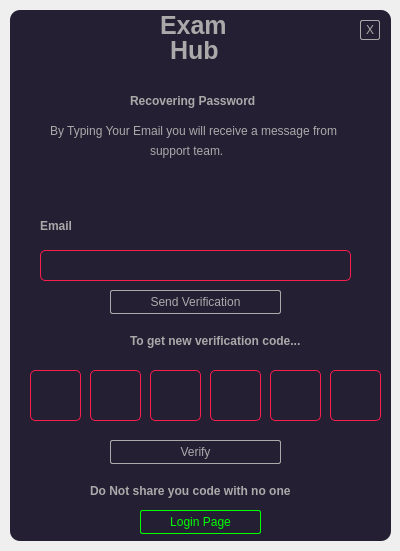
<?xml version="1.0" encoding="UTF-8"?>
<ui version="4.0">
 <class>forgetpassword</class>
 <widget class="QDialog" name="forgetpassword">
  <property name="geometry">
   <rect>
    <x>0</x>
    <y>0</y>
    <width>400</width>
    <height>551</height>
   </rect>
  </property>
  <property name="windowTitle">
   <string>Dialog</string>
  </property>
  <property name="styleSheet">
   <string notr="true">QFrame{
background-color:#251F33;
border-radius: 10px;
}
QLineEdit {
    qproperty-alignment: 'AlignCenter';
}</string>
  </property>
  <widget class="QFrame" name="frame">
   <property name="geometry">
    <rect>
     <x>10</x>
     <y>10</y>
     <width>381</width>
     <height>531</height>
    </rect>
   </property>
   <property name="styleSheet">
    <string notr="true">QPushButton{
background-color: #251F33;
}
#pushButton{
border-radius: 5px;
}
#pushButton:hover{
border-radius: 5px;
background-color:#ff1f33
}
QLineEdit{
border: 1px solid #FA1E4E;
color: #aaaaaa;
border-radius:5px;
background-color:#251F33;
text-align: center;
}

QLineEdit:hover{
color: #aaaaaa;
border: 1px solid #01FE01;
}
#pass_forgot{
color: #aaaaaa;
font-family: 'Special Gothic Condensed One', sans-serif;
border:none;
border-left: 1px solid #aaaaaa;
}
#pass_forgot:hover{
color:#bbbbbb;
}
#verifyButton{
color: #aaaaaa;
font-family: 'Special Gothic Condensed One', sans-serif;
border-radius:2px;
border:1px solid #aaaaaa;
}
#verifyButton:hover{
color:#251f33;
border :1px solid #bbbbbb;
background-color: #aaaaaa;
}
#pushButton_2{
color: #aaaaaa;
font-family: 'Special Gothic Condensed One', sans-serif;
border-radius:2px;
border:1px solid #aaaaaa;
}
#pushButton_2:hover{
color:#251f33;
border :1px solid #bbbbbb;
background-color: #aaaaaa;
}
#pushButton_3{
color: #01FE01;
font-family: 'Special Gothic Condensed One', sans-serif;
border-radius:2px;
border:1px solid #01FE01;
}
#pushButton_3:hover{
color:#251f33;
border :1px solid #bbbbbb;
background-color: #aaaaaa;
}
#pushButton{
color: #aaaaaa;
font-family: 'Special Gothic Condensed One', sans-serif;
border-radius:2px;
border:1px solid #aaaaaa;
}
#pushButton:hover{
color:#251f33;
border :1px solid #bbbbbb;
background-color: #aaaaaa;
}
#label{
color: #aaaaaa;
font-family: 'Special Gothic Condensed One', sans-serif;
font-weight:bold;
}
#label_timer{
color: #aaaaaa;
font-family: 'Special Gothic Condensed One', sans-serif;
font-weight:bold;
}
#label_2{
color: #aaaaaa;
font-family: 'Special Gothic Condensed One', sans-serif;
}
#label_3{
color: #aaaaaa;
font-family: 'Special Gothic Condensed One', sans-serif;
}
#exam{
font-family: 'Special Gothic Condensed One', sans-serif;
color:#aaaaaa;
font-size:25px;
font-weight:bold;
}
#label_4{
font-family: 'Special Gothic Condensed One', sans-serif;
color:#aaaaaa;
font-size:25px;
font-weight:bold;
}
#label_5{
font-family: 'Special Gothic Condensed One', sans-serif;
color:#aaaaaa;
font-weight:bold;
}

#label_6{
font-family: 'Special Gothic Condensed One', sans-serif;
color:#aaaaaa;
font-weight:bold;
}
#label_7{
font-family: 'Special Gothic Condensed One', sans-serif;
color:#aaaaaa;
font-weight:bold;
}</string>
   </property>
   <property name="frameShape">
    <enum>QFrame::Shape::StyledPanel</enum>
   </property>
   <property name="frameShadow">
    <enum>QFrame::Shadow::Raised</enum>
   </property>
   <widget class="QLabel" name="exam">
    <property name="geometry">
     <rect>
      <x>150</x>
      <y>0</y>
      <width>71</width>
      <height>31</height>
     </rect>
    </property>
    <property name="text">
     <string>Exam</string>
    </property>
   </widget>
   <widget class="QLabel" name="label_4">
    <property name="geometry">
     <rect>
      <x>160</x>
      <y>30</y>
      <width>51</width>
      <height>21</height>
     </rect>
    </property>
    <property name="text">
     <string>Hub</string>
    </property>
   </widget>
   <widget class="QLabel" name="label">
    <property name="geometry">
     <rect>
      <x>120</x>
      <y>80</y>
      <width>141</width>
      <height>21</height>
     </rect>
    </property>
    <property name="text">
     <string>Recovering Password</string>
    </property>
   </widget>
   <widget class="QLabel" name="label_2">
    <property name="geometry">
     <rect>
      <x>40</x>
      <y>110</y>
      <width>301</width>
      <height>21</height>
     </rect>
    </property>
    <property name="text">
     <string>By Typing Your Email you will receive a message from</string>
    </property>
   </widget>
   <widget class="QLabel" name="label_3">
    <property name="geometry">
     <rect>
      <x>140</x>
      <y>130</y>
      <width>81</width>
      <height>21</height>
     </rect>
    </property>
    <property name="text">
     <string>support team.</string>
    </property>
   </widget>
   <widget class="QLineEdit" name="emailLineEdit">
    <property name="geometry">
     <rect>
      <x>30</x>
      <y>240</y>
      <width>311</width>
      <height>31</height>
     </rect>
    </property>
    <property name="styleSheet">
     <string notr="true">text-align: center;</string>
    </property>
   </widget>
   <widget class="QLabel" name="label_5">
    <property name="geometry">
     <rect>
      <x>30</x>
      <y>200</y>
      <width>311</width>
      <height>31</height>
     </rect>
    </property>
    <property name="text">
     <string>Email</string>
    </property>
   </widget>
   <widget class="QPushButton" name="verifyButton">
    <property name="geometry">
     <rect>
      <x>100</x>
      <y>280</y>
      <width>171</width>
      <height>24</height>
     </rect>
    </property>
    <property name="text">
     <string>Send Verification</string>
    </property>
   </widget>
   <widget class="QLineEdit" name="lineEdit_2">
    <property name="geometry">
     <rect>
      <x>20</x>
      <y>360</y>
      <width>51</width>
      <height>51</height>
     </rect>
    </property>
    <property name="styleSheet">
     <string notr="true">font-size:30px;
font-weight:bold;
text-align: center;</string>
    </property>
   </widget>
   <widget class="QLineEdit" name="lineEdit_3">
    <property name="geometry">
     <rect>
      <x>80</x>
      <y>360</y>
      <width>51</width>
      <height>51</height>
     </rect>
    </property>
    <property name="styleSheet">
     <string notr="true">font-size:30px;
font-weight:bold;
text-align: center;</string>
    </property>
   </widget>
   <widget class="QLineEdit" name="lineEdit_4">
    <property name="geometry">
     <rect>
      <x>140</x>
      <y>360</y>
      <width>51</width>
      <height>51</height>
     </rect>
    </property>
    <property name="styleSheet">
     <string notr="true">font-size:30px;
font-weight:bold;
text-align: center;</string>
    </property>
   </widget>
   <widget class="QLineEdit" name="lineEdit_5">
    <property name="geometry">
     <rect>
      <x>200</x>
      <y>360</y>
      <width>51</width>
      <height>51</height>
     </rect>
    </property>
    <property name="styleSheet">
     <string notr="true">font-size:30px;
font-weight:bold;
text-align: center;</string>
    </property>
   </widget>
   <widget class="QLineEdit" name="lineEdit_6">
    <property name="geometry">
     <rect>
      <x>260</x>
      <y>360</y>
      <width>51</width>
      <height>51</height>
     </rect>
    </property>
    <property name="styleSheet">
     <string notr="true">font-size:30px;
font-weight:bold;
text-align: center;</string>
    </property>
   </widget>
   <widget class="QLineEdit" name="lineEdit_7">
    <property name="geometry">
     <rect>
      <x>320</x>
      <y>360</y>
      <width>51</width>
      <height>51</height>
     </rect>
    </property>
    <property name="styleSheet">
     <string notr="true">font-size:30px;
font-weight:bold;
text-align: center;</string>
    </property>
   </widget>
   <widget class="QPushButton" name="pushButton_2">
    <property name="geometry">
     <rect>
      <x>100</x>
      <y>430</y>
      <width>171</width>
      <height>24</height>
     </rect>
    </property>
    <property name="text">
     <string>Verify</string>
    </property>
   </widget>
   <widget class="QPushButton" name="pushButton_3">
    <property name="geometry">
     <rect>
      <x>130</x>
      <y>500</y>
      <width>121</width>
      <height>24</height>
     </rect>
    </property>
    <property name="text">
     <string>Login Page</string>
    </property>
   </widget>
   <widget class="QLabel" name="label_timer">
    <property name="geometry">
     <rect>
      <x>90</x>
      <y>320</y>
      <width>31</width>
      <height>21</height>
     </rect>
    </property>
    <property name="text">
     <string/>
    </property>
   </widget>
   <widget class="QLabel" name="label_6">
    <property name="geometry">
     <rect>
      <x>120</x>
      <y>320</y>
      <width>191</width>
      <height>21</height>
     </rect>
    </property>
    <property name="styleSheet">
     <string notr="true">
color: #aaaaaa;
font-family: 'Special Gothic Condensed One', sans-serif;
font-weight:bold;</string>
    </property>
    <property name="text">
     <string>To get new verification code...</string>
    </property>
   </widget>
   <widget class="QPushButton" name="pushButton">
    <property name="geometry">
     <rect>
      <x>350</x>
      <y>10</y>
      <width>20</width>
      <height>20</height>
     </rect>
    </property>
    <property name="text">
     <string>X</string>
    </property>
   </widget>
   <widget class="QLabel" name="label_7">
    <property name="geometry">
     <rect>
      <x>80</x>
      <y>470</y>
      <width>221</width>
      <height>21</height>
     </rect>
    </property>
    <property name="styleSheet">
     <string notr="true">
color: #aaaaaa;
font-family: 'Special Gothic Condensed One', sans-serif;
font-weight:bold;</string>
    </property>
    <property name="text">
     <string>Do Not share you code with no one</string>
    </property>
   </widget>
   <zorder>label_4</zorder>
   <zorder>exam</zorder>
   <zorder>label</zorder>
   <zorder>label_2</zorder>
   <zorder>label_3</zorder>
   <zorder>emailLineEdit</zorder>
   <zorder>label_5</zorder>
   <zorder>verifyButton</zorder>
   <zorder>lineEdit_2</zorder>
   <zorder>lineEdit_3</zorder>
   <zorder>lineEdit_4</zorder>
   <zorder>lineEdit_5</zorder>
   <zorder>lineEdit_6</zorder>
   <zorder>lineEdit_7</zorder>
   <zorder>pushButton_2</zorder>
   <zorder>pushButton_3</zorder>
   <zorder>label_timer</zorder>
   <zorder>label_6</zorder>
   <zorder>pushButton</zorder>
   <zorder>label_7</zorder>
  </widget>
 </widget>
 <resources/>
 <connections/>
</ui>
